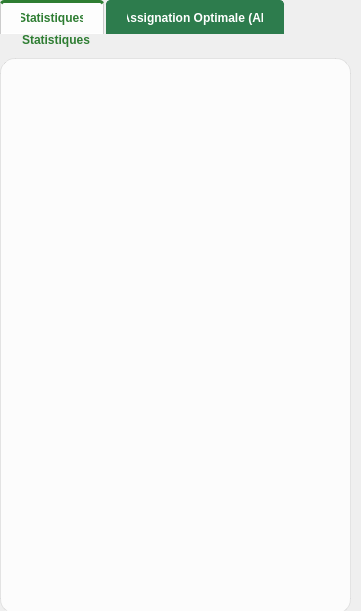
       <widget class="QTabWidget" name="tabWidget_right_contrat_2">
        <property name="geometry">
         <rect>
          <x>971</x>
          <y>80</y>
          <width>361</width>
          <height>611</height>
         </rect>
        </property>
        <property name="styleSheet">
         <string notr="true">QTabWidget::pane {
    border: 1px solid #ccc;
    background-color: transparent;
    border: transparent;
    border-radius: 8px;
    gridline-color: rgba(0, 0, 0, 10); /* Lignes grises très fines /
    color: #000000; / Texte Noir /
    selection-background-color: rgba(76, 175, 80, 180); / Vert sélection */
    selection-color: white;
    outline: 0;
    top: -1px;
}

QTabWidget::tab-bar {
    left: 0px;
}

QTabBar::tab {
    background: #2d7c4d;
    color: white;
    padding: 8px 20px;
    margin-right: 2px;
    border: 1px solid #2d7c4d;
    border-bottom: none;
    border-top-left-radius: 4px;
    border-top-right-radius: 4px;
    font-weight: bold;
}

QTabBar::tab:selected {
    background: #a8d5ba;
    color: #2d7c4d;
    border: 1px solid #ccc;
    border-bottom: 1px solid white;
}

QTabBar::tab:selected {
    background-color: rgba(255, 255, 255, 220); /* Onglet actif plus blanc */
    color: #2E7D32; /* Texte Vert EcoCycle */
    border-top: 3px solid #2E7D32; /* Petite barre verte en haut */
}

QTabBar::tab:hover {
    background-color: rgba(255, 255, 255, 180);
}</string>
        </property>
        <property name="currentIndex">
         <number>0</number>
        </property>
        <widget class="QWidget" name="tab_stats_client_4">
         <attribute name="title">
          <string>Statistiques</string>
         </attribute>
         <widget class="QGroupBox" name="gb_stats_equipement">
          <property name="geometry">
           <rect>
            <x>0</x>
            <y>0</y>
            <width>351</width>
            <height>581</height>
           </rect>
          </property>
          <property name="font">
           <font>
            <bold>true</bold>
           </font>
          </property>
          <property name="styleSheet">
           <string notr="true"> /* --- 2. LE CADRE FORMULAIRE &amp; STATISTIQUES (Verre Blanc) --- */
QGroupBox {
    /* Fond BLANC avec transparence (Alpha = 210 sur 255 pour lisibilité) */
    background-color: rgba(255, 255, 255, 210); 
    border: 1px solid rgba(0, 0, 0, 20); /* Bordure grise subtile */
    border-radius: 15px;
    margin-top: 25px; 
}

QGroupBox::title {
    subcontrol-origin: margin;
    subcontrol-position: top left;
    left: 20px;
    color: #2E7D32; /* Vert Foncé EcoCycle pour le contraste sur blanc */
    font-weight: bold;
    font-size: 16px;
    background-color: transparent;
}</string>
          </property>
          <property name="title">
           <string>Statistiques</string>
          </property>
         </widget>
        </widget>
        <widget class="QWidget" name="tab_4">
         <attribute name="title">
          <string>Assignation Optimale (AI)</string>
         </attribute>
        </widget>
       </widget>
